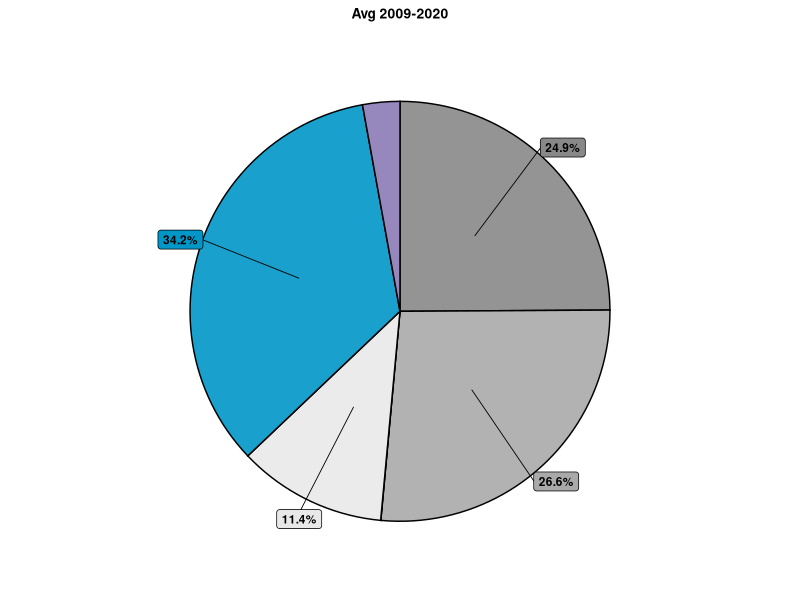
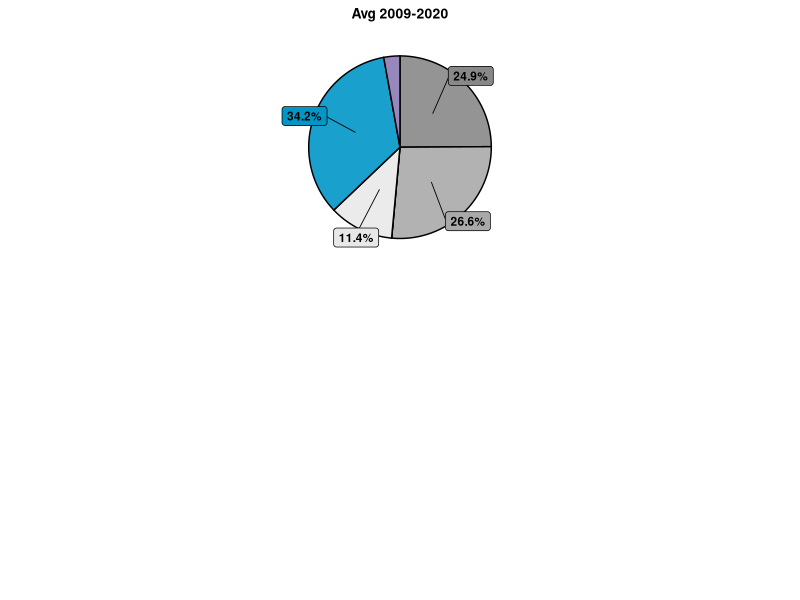
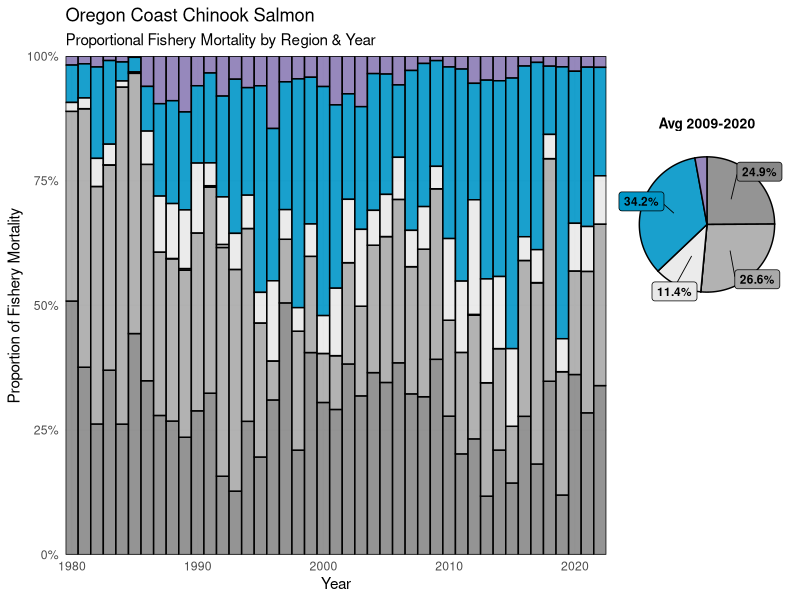
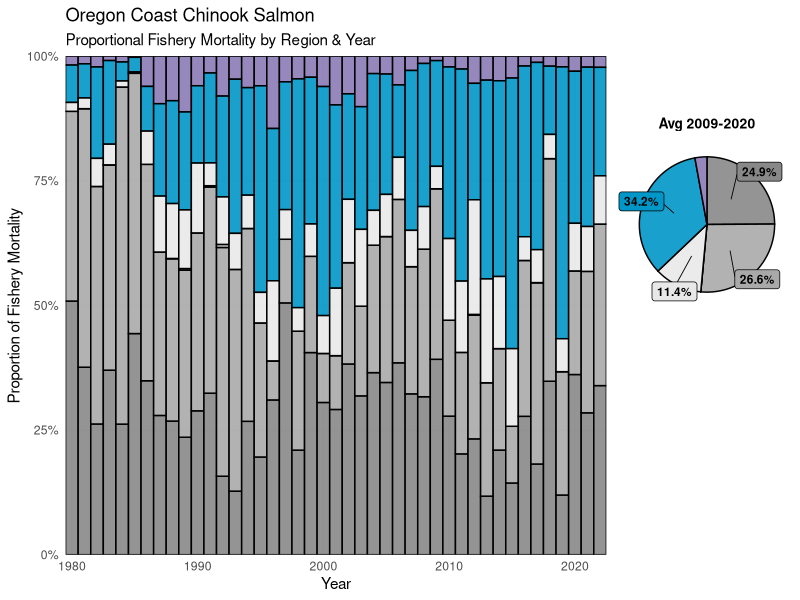

Generate these figures, in order, with R: (Note: this script raises an error after producing the figures.)
library(tidyverse)
library(here)
library(readxl)
library(viridis)
library(cowplot) 
library(ggrepel)

# custom colors =====
custom_pal <- c(
  "Oregon Coast\nIn-River" =  "#0096C7",    
  "Oregon Coast"    =  "#8B7BB5",
  "Washington"           =  "#E8E8E8",   
  "Puget Sound"               =   "grey",  
  "British Columbia"          =  "darkgrey",  
  "Alaska"                    =  "#888888")

# custom_pal <- c(
#   "Washington Coast\nIn-River" =  "#0096C7",   # light gray
#   "Washington Coast\nOcean"    =  "#8B7BB5",
#   "South of Falcon"           =  "#7AD151", #"#2A788E",
#   "Puget Sound"               =   "#D3D3D3",  
#   "British Columbia"          =  "#57A773",
#   "Alaska"                    =  "#FDE725"  # viridis purple for Alaska
# )

# load ====== 
data <- readxl::read_excel("data/PSTChinookCWT_data_April18_2025.xlsx") %>%
  filter(region %in% c("OC","ORC"),
         !year == 2023, !is.na(total_run), !total_run =="NA") 
 
 total_run_df<-data %>%  
  dplyr::select(year,population,region,total_run) %>%
  dplyr::mutate(total_run = as.numeric(total_run))

catch_distributions <- data %>%
  dplyr::select(c(1:39)) %>%
  gather(4:ncol(.), key = "fishery_region", value = "percent_mort") %>%
  filter(!fishery_region %in% c(#"US_is_tot",
                                "stray", 
                               "aabm_tot", 
                                "esc_pct", 
                                "er",  
                               "term_tot"
                                )) %>%
  dplyr::mutate(percent_mort = as.numeric(percent_mort)/100) 
 

# OC whole ======= 
OC_fish <- catch_distributions %>%
  left_join(total_run_df) %>% 
  filter(!is.na(percent_mort )) %>% 
  dplyr::mutate(mortality_numbers = total_run *percent_mort,
                broad_region = case_when(
                  # Alaska
                  str_detect(fishery_region, "^seak") ~ "Alaska",
                  str_detect(fishery_region, "^ak_term")  ~ "Alaska",
                  
                  str_detect(fishery_region, "^US_term")  ~ "Oregon Coast\nIn-River",
                  str_detect(fishery_region, "^term_tot")  ~ "Oregon Coast\nIn-River",

                   # Canada
                  str_detect(fishery_region, "^can_term")  ~ "British Columbia",
                  str_detect(fishery_region, "^wcvi")     ~ "British Columbia",#"West Coast Vancouver Island",
                  str_detect(fishery_region, "^nbc")      ~ "British Columbia", #"North Coast BC",
                  str_detect(fishery_region, "^sbc")      ~ "British Columbia",
                  
                  # str_detect(fishery_region, "^can_term") ~ "Canada Terminal",
                  
                  # Falcon (US)
                  str_detect(fishery_region, "^sfalc")    ~  "Oregon Coast",#"South of Falcon",
                  # str_detect(fishery_region, "^nfalc")    ~ "North of Falcon",
                  
                  fishery_region == "nfalc_s" ~ "Washington",#"Washington Coast\nOcean",
                  fishery_region == "nfalc_t" ~  "Washington",#"Washington Coast\nOcean",
                  fishery_region == "US_is_tot" ~  "Washington",#"Washington Coast\nOcean",

                  # WA     
                  fishery_region == "PS_n" ~ "Puget Sound",
                  fishery_region == "PS_s" ~ "Puget Sound",
                  
                  fishery_region == "wac_n" ~  "Washington",#"Washington Coast\nIn-River",
                  # Other
                  TRUE                                    ~ "Check")) 

uniqueOC<- data.frame(unique(OC_fish[c("broad_region","fishery_region")]))

uniqueOC <- uniqueOC %>% 
  arrange(broad_region)
 
total_FMnumbers <- OC_fish %>%
  group_by(year) %>%
  # get annual sum of all fishery mortality from OP for the year
  dplyr::summarise(total_FM_numbers = sum(mortality_numbers))  # want to ask, of all the fish caught that year, what was the relative proportions. Not related to overall runsize. 

OC_plot_df<- OC_fish %>% 
  dplyr::select(-c(total_run, percent_mort,fishery_region)) %>%
  ungroup() %>%
  group_by(year, broad_region) %>%
  dplyr::summarise(mort_broad_region = sum(mortality_numbers)) %>% 
  left_join(total_FMnumbers) %>%
  dplyr::mutate(percent_mort = mort_broad_region/total_FM_numbers,
                broad_region = factor(broad_region, levels = c(
                  "Oregon Coast",
                  "Oregon Coast\nIn-River",
                  "Washington", 
                  # "South of Falcon",
                  "Puget Sound",
                  "British Columbia", 
                  "Alaska" 
                  # "British Columbia", 
                  # "Puget Sound",  
                  # "South of Falcon",
                  # "Washington Coast Ocean", 
                  # "Washington Coast In-River"
                )))

# bar and pie ==== 
## 1. Prep pie chart data (last 5 years) ==========
pie_df <- OC_plot_df %>%
  filter(year >2008) %>%
  group_by(broad_region) %>%
  summarise(avg_mort = mean(percent_mort, na.rm = TRUE)) %>%
  ungroup() %>%
  arrange(desc(broad_region)) %>%  # match fill order
  mutate(
    cum_pos = cumsum(avg_mort) - avg_mort / 2,  # midpoint of each slice
    label = paste0(round(avg_mort * 100, 1), "%")  # format as percent
  )

## 2. Build pie chart ==========
OP_pie <- ggplot(pie_df, aes(x = "", y = avg_mort, fill = broad_region)) +
  geom_col(color = "black", alpha = 0.9, width = 1) +
  geom_label_repel(
    aes(y = cum_pos, label = ifelse(avg_mort >= 0.05, paste0(round(avg_mort * 100, 1), "%"), "")),
    size = 3,
    fontface = "bold",
    nudge_x = 0.6,          # push labels outward
    show.legend = FALSE,
    segment.size = 0.3
  ) +
  coord_polar(theta = "y") +
  scale_fill_manual(values = custom_pal) + 
  #  scale_fill_viridis_d(drop = FALSE)+#, option = "plasma") +
  labs(title = "Avg 2009-2020") +
  theme_void() +
  theme(
    legend.position = "none",
    plot.title = element_text(size = 10, hjust = 0.5, face = "bold"),
    plot.background = element_blank()
  )
OP_pie

# ## 2. Build pie chart 
# OP_pie <- ggplot(pie_df, aes(x = "", y = avg_mort, fill = broad_region)) +
#   geom_col(color = "black", alpha = 0.9, width = 1) +
#   geom_text(aes(y = cum_pos, 
#                 label = ifelse(avg_mort >= 0.05, paste0(round(avg_mort * 100, 1), "%"), "") #label = label
#                 ), 
#             size = 3, 
#             fontface = "bold",
#             color = "black") +
#   coord_polar(theta = "y") +
#   scale_fill_manual(values = custom_pal) + 
# #  scale_fill_viridis_d(drop = FALSE)+#, option = "plasma") +
#   labs(title = "Avg 2009-2020") +
#   theme_void() +
#   theme(
#     legend.position = "none",
#     plot.title = element_text(size = 10, hjust = 0.5, face = "bold"),
#     plot.background = element_blank()
#   )
# 
# OP_pie

##  3. Main bar chart ==================
OC_FM_stacked <- ggplot(OC_plot_df,
                            aes(x = year,
                                y = percent_mort,
                                fill = broad_region)) +
                       geom_col(color = "black", alpha = 0.9, width = 1) +
                       scale_y_continuous(
                         expand = c(0, 0),
                         name = "Proportion of Fishery Mortality",
                         labels = scales::percent_format()
                       ) +
                       scale_x_continuous(
                         name = "Year",
                         expand = c(0, 0)
                       ) +
                      scale_fill_manual(values = custom_pal) + 
                       # scale_fill_viridis_d(drop = FALSE)+#, option = "plasma") +
                       labs(
                         fill = "Fishery Region",
                         title = "Oregon Coast Chinook Salmon",
                         subtitle = "Proportional Fishery Mortality by Region & Year"
                       ) +
                       theme_minimal() +
                       theme(
                         panel.grid.minor = element_blank(),
                         panel.spacing = unit(1, "lines"),
                         legend.position = "none")

## 4. Legend =============
legend <- get_legend(ggplot(OC_plot_df,
                        aes(x = year,
                            y = percent_mort,
                            fill = broad_region)) +
  geom_col(color = "black", alpha = 0.9, width = 1) +
  scale_y_continuous(
    expand = c(0, 0),
    name = "Proportion of Fishery Mortality",
    labels = scales::percent_format()
  ) +
  scale_x_continuous(
    name = "Year",
    expand = c(0, 0)
  ) +
    scale_fill_manual(values = custom_pal) + 
  # scale_fill_viridis_d(drop = FALSE)+#, option = "plasma") +
  labs(
    fill = "Fishery Region",
    title = "Oregon Coast Chinook Salmon",
    subtitle = "Proportional Fishery Mortality by Region & Year"
  ) +
  theme_minimal() +
  theme( 
    legend.box.margin = margin(0, 0, 0, 0),
    legend.margin = margin(0, 0, 0, 0),
    legend.background = element_blank(),  # remove the grey border box
    legend.box.background = element_blank(),
    panel.grid.minor = element_blank(),
    panel.background = element_blank(),
    plot.background = element_blank(),
    panel.spacing = unit(1, "lines"),
    legend.position = c(0.88, 0.3),# 0.35),   # nudge down so it clears the pie inset
     legend.justification = c(1, 0),
    legend.title = element_text(hjust = 0.5, size = 9, 
                                face = "bold"),  # bigger title
    legend.text = element_text(size = 8),                                # bigger text
    legend.key.size = unit(0.5, "cm")                                    # bigger color boxes
  ))

## 4. Save: inset pie into upper right =========== 
rightside <- ggpubr::ggarrange(OP_pie, legend, nrow = 2,
                                heights = c(1, 1.2)) 
rightside

# Add a blank spacer on top to push content down and align pie with bar top
spacer <- ggplot() + theme_void()  # empty plot as top padding

rightside_padded <- ggpubr::ggarrange(spacer, rightside, nrow = 2,
                                      heights = c(0.2, 1))  # adjust 0.3 to move down more

final_plot <- ggpubr::ggarrange(OC_FM_stacked, rightside_padded,
                                ncol = 2,
                                widths = c(3.3, 1))
final_plot

# --- 5. Save as JPEG ---
ggsave(
  filename = "output/plots/OR_Coast_FM_stacked.jpeg",
  plot = final_plot,
  width =6,
  height =5,
  dpi = 300,
  units = "in"
)

# old ==========
## stacked bar ======             

OP_FM_stacked <- ggplot(OP_plot_df,
                        aes(x = year,
                            y = percent_mort,
                            fill = broad_region)) +
  geom_col(color = "black",alpha = 0.9, width = 1) +
  scale_y_continuous( 
    expand = c(0, 0),
    name = "Proportion of Fishery Mortality",
    labels = scales::percent_format()
  ) +
  scale_x_continuous(
    name = "Year",
    expand = c(0, 0)
  ) +
  labs(fill = "Fishery Region", title = "Olympic Peninsula Chinook Salmon", subtitle= "Proportional Fishery Mortality by Region & Year") +
  theme_minimal() +
  theme(
    panel.grid.minor = element_blank(),
    panel.spacing = unit(1, "lines")
  ) + 
  scale_fill_viridis_d(drop = FALSE)#, option = "plasma")

OP_FM_stacked

ggsave("output/plots/OP_FM_stacked.jpeg", height = 7, width = 7)
 
# aktest <-  catch_distributions %>% 
#   filter(fishery_region %in% c("US_term_s"))
# 
# unique(catch_distributions$fishery_region)
# OP individual runs Broad Label =====
## Run Level Mortality ==== 
OP_individ_run_fish <- catch_distributions %>%
  left_join(total_run_df) %>% 
  dplyr::mutate( mortality_numbers = total_run *percent_mort)
  dplyr::mutate(
    population = case_when(population == "Grays_Harbor_fa" ~ "Grays Harbor Fall",
                           population == "Grays_Harbor_sp" ~ "Grays Harbor Spring",
                           population == "Hoh_fa" ~ "Hoh Fall", 
                           population == "Hoh_sp" ~ "Hoh Spring",
                           population == "Quillayute_fa" ~ "Quillayute Fall",
                           population == "Quillayute_sp" ~ "Quillayute Spring",
                           population == "Queets_fa" ~ "Queets Fall",
                           population == "Queets_sp" ~ "Queets Spring",
                           TRUE ~ "Check"), 
    broad_region = case_when(
      # Alaska
      str_detect(fishery_region, "^seak") ~ "Alaska",
      str_detect(fishery_region, "^ak_term")  ~ "Alaska",
      
      str_detect(fishery_region, "^US_term")  ~ "US Terminal",
      
      # Canada
      str_detect(fishery_region, "^wcvi")     ~ "West Coast Vancouver Island",
      str_detect(fishery_region, "^nbc")      ~ "British Columbia", #"North Coast BC",
      str_detect(fishery_region, "^sbc")      ~ "British Columbia",
      
      # str_detect(fishery_region, "^can_term") ~ "Canada Terminal",
      
      # Falcon (US)
      str_detect(fishery_region, "^sfalc")    ~ "South of Falcon",
      # str_detect(fishery_region, "^nfalc")    ~ "North of Falcon",
     
      fishery_region == "nfalc_s" ~ "North of Falcon",
      fishery_region == "nfalc_t" ~ "North of Falcon",
      
      # WA     
      fishery_region == "PS_n" ~ "Puget Sound",
      fishery_region == "PS_s" ~ "Puget Sound",
      
      fishery_region == "wac_n" ~ "Washington Coast",
      # Other
      TRUE                                    ~ "Check")) %>%
 # filter(!is.na(broad_region)) %>% 
  group_by(year, population, broad_region) %>%
 # filter(!is.na(percent_mort)) %>% 
  dplyr::summarise(sum_mortality_numbers = sum(mortality_numbers))

## Stacked Bar =====
op_pops <- unique(OP_individ_run_fish$population)
plot_list <- list()

for (i in 1:length(op_pops)) {
  name <- op_pops[[i]]
  print(name)
  
  # Filter data for this population
  pop_data <- OP_individ_run_fish %>% 
    filter(population == name) 
  
  # Create all combinations of year and broad_region
  all_combos <- expand.grid(
    year = unique(pop_data$year),
    broad_region = unique(OP_individ_run_fish$broad_region),
    stringsAsFactors = FALSE
  )
  
  # Join with actual data, filling NAs with 0
  plot_data <- all_combos %>%
    left_join(pop_data, by = c("year", "broad_region")) %>%
    mutate(percent_mort = replace_na(percent_mort, 0),
           population = name) %>%
    mutate(broad_region = factor(broad_region, levels = c(
      "Alaska", 
      "North Coast BC", 
      "West Coast Vancouver Island", 
      "South Coast BC",  
      "Puget Sound - Net",  
      "Puget Sound - Sport",  
      "Washington Coast - Net",
      "North of Falcon - Sport", 
      "North of Falcon - Troll", 
      "South of Falcon"
    ))) %>%
    filter(!is.na(broad_region))  %>%
    # Calculate proportion of total mortality for each year
    group_by(year) %>%
    mutate(
      total_mort = sum(percent_mort),
      proportion_mort = if_else(total_mort > 0, percent_mort / total_mort, 0)
    ) %>%
    ungroup() 
  
  plot_list[[i]] <- ggplot(plot_data,
                           aes(x = year,
                               y = proportion_mort,
                               fill = broad_region)) +
    geom_col(color = "black", size = 0.2, alpha = 0.9, width = 1) +
    scale_y_continuous(
      limits = c(0, 1),
      expand = c(0, 0),
      name = "Proportion of Fishery Mortality*",
      labels = scales::percent_format()
    ) +
    scale_x_continuous(
      name = "Year",
      expand = c(0, 0)
    ) +
    labs(fill = "Fishery Region", title = paste0(name)) +
    theme_minimal() +
    theme(
      panel.grid.minor = element_blank(),
      panel.spacing = unit(1, "lines")
    ) + 
    scale_fill_viridis_d(drop = FALSE)
}

for(i in seq_along(plot_list)) {
  name = op_pops[[i]]
  ggsave(paste0("output/plots/OP_Chinook_Population_Stacked_", name, ".jpeg"),
         plot = plot_list[[i]], 
         width = 8, height = 6)
}

## Geom Area =====
op_pops <- unique(OP_individ_run_fish$population)
plot_list <- list()

for (i in 1:length(op_pops)) {
  name <- op_pops[[i]]
  print(name)
  
  # Filter data and complete with all broad_region levels
  plot_data <- OP_individ_run_fish %>% 
    filter(population == name) 
  
  # Create all combinations of year and broad_region
  all_combos <- expand.grid(
    year = unique(pop_data$year),
    broad_region = unique(OP_individ_run_fish$broad_region),
    stringsAsFactors = FALSE
  )
  
  # Join with actual data, filling NAs with 0
  plot_data <- all_combos %>%
    left_join(pop_data, by = c("year", "broad_region")) %>%
    mutate(percent_mort = replace_na(percent_mort, 0),
           population = name) %>%
    dplyr::mutate(broad_region = factor(broad_region, levels = c(
      "Alaska", 
      
      "North Coast BC", 
      
      "West Coast Vancouver Island", 
      
      "South Coast BC",  
      
      "Puget Sound - Net",  
      "Puget Sound - Sport",  
      
      "Washington Coast - Net",
      
      "North of Falcon - Sport", 
      "North of Falcon - Troll", 
      
      "South of Falcon"
    ))) %>%
    filter(!is.na(broad_region))  
  
  plot_list[[i]] <- ggplot(plot_data,
                           aes(x = year,
                               y = percent_mort,
                               group = broad_region,   # preserves original %s
                               fill  = broad_region )) +
    geom_area(color = "black", size = 0.2, alpha = 0.9) +
    # facet_grid(gear~ season) +
    scale_y_continuous(
      limits = c(0, 100),
      expand = c(0, 0),
      name = "Percent of total run (%)"
    ) +
    scale_x_continuous(
      name = "Year",
      expand = c(0, 0)
    ) +
    labs(fill = "Fishery Region", title = paste0(name)) +
    theme_minimal() +
    theme(
      panel.grid.minor = element_blank(),
      panel.spacing = unit(1, "lines")
    ) + 
    scale_fill_viridis_d(drop = FALSE)  # Also important: don't drop unused levels
}

for(i in seq_along(plot_list)) {
  name = op_pops[[i]]
  ggsave(paste0("output/plots/OP_Chinook_IndividPop_Area", name, ".jpeg"),
         plot = plot_list[[i]], 
         width = 8, height = 6)
}



# ## geom area =====
# OP_FM <- ggplot(Oly_Pen_fish %>% filter(!is.na(gear), !gear == "NA", !percent_mort ==0),
#                 aes(x = year,
#                     y = percent_mort,
#                     group = fishery_region,   # preserves original %s
#                     fill  = broad_region )) +
#   geom_area(color = "black", size = 0.2, alpha = 0.9) +
#   facet_grid(gear~ season) +
#   scale_y_continuous(
#     limits = c(0, 100),
#     expand = c(0, 0),
#     name = "Percent of total run (%)"
#   ) +
#   scale_x_continuous(
#     name = "Year",
#     expand = c(0, 0)
#   ) +
#   labs(fill = "Fishery Region", title = "OP Chinook Fishing Mortality") +
#   theme_minimal() +
#   theme(
#     panel.grid.minor = element_blank(),
#     panel.spacing = unit(1, "lines")
#   ) + 
#   scale_fill_viridis_d()
# 
# OP_FM
# ggsave("plots/OP_Chinook_FishingMortality.jpeg", width = 8, height = 6)
# 

# Northern OR Coast ======
N_OR_fish <- catch_distributions %>% 
  filter(region == "OC") %>% 
  # left_join(data %>% select( year,population,region,total_run)) %>%
  left_join(total_run_df) %>% 
  dplyr::mutate(total_run = as.numeric(total_run),
                number_mort = total_run*percent_mort) %>%
  group_by(year, region, fishery_region) %>%
  dplyr::summarise(total_mort = sum(number_mort),
                   total_run = sum(total_run)) %>% 
  dplyr::mutate(percent_mort = total_mort/total_run,
                gear = case_when(
                  str_ends(fishery_region, "_t") ~ "Troll",
                  str_ends(fishery_region, "_n") ~ "Net",
                  str_ends(fishery_region, "_s") ~ "Sport",
                  # fishery_region == "stray"      ~ "stray",
                  TRUE                           ~ "NA"),
                broad_region = case_when(
                  # Alaska
                  str_detect(fishery_region, "^seak")     ~ "Southeast Alaska",
                  str_detect(fishery_region, "^ak_term")  ~ "Alaska Terminal",
                  
                  # Canada
                  str_detect(fishery_region, "^wcvi")     ~ "West Coast Vancouver Island",
                  str_detect(fishery_region, "^nbc")      ~ "North Coast BC",
                  str_detect(fishery_region, "^sbc")      ~ "South Coast BC",
                  str_detect(fishery_region, "^can_term") ~ "Canada Terminal",
                  
                  # South of Falcon (US)
                  str_detect(fishery_region, "^sfalc")    ~ "South of Falcon",
                  str_detect(fishery_region, "^nfalc")    ~ "North of Falcon",
                  str_detect(fishery_region, "^wac")      ~ "Washington Coast",
                  str_detect(fishery_region, "^PS")       ~ "Puget Sound",
                  str_detect(fishery_region, "^US_term")  ~ "US Terminal",
                  
                  # Other
                  fishery_region == "stray"               ~ "Stray",
                  TRUE                                    ~ "NA"))

N_OR_FM <- ggplot(N_OR_fish %>% filter(!is.na(gear), 
                                       !gear == "NA", 
                                       !percent_mort ==0),
                aes(x = year,
                    y = percent_mort,
                    group = fishery_region,   # preserves original %s
                    fill  = broad_region )) +
  geom_area(color = "black", size = 0.2, alpha = 0.9) +
  facet_grid( ~ gear) +
  scale_y_continuous(
    limits = c(0, 100),
    expand = c(0, 0),
    name = "Percent of total run (%)"
  ) +
  scale_x_continuous(
    name = "Year",
    expand = c(0, 0)
  ) +
  labs(fill = "Fishery Region", title = "N OR Chinook Fishing Mortality") +
  theme_minimal() +
  theme(
    panel.grid.minor = element_blank(),
    panel.spacing = unit(1, "lines")
  ) + 
  scale_fill_viridis_d()

N_OR_FM
ggsave("plots/NOR_Chinook_FishingMortality.jpeg", width = 8, height = 6)

# Nisqually ======= 
Nisqually_fish <- catch_distributions %>%
  filter(population == "Nisqually") %>% 
  # filter(population %in% c("Quillayute_fa","Queets_fa","Hoh_fa","Hoh_sp","Queets_sp")) %>% # include Grays harbor
  # dplyr::mutate(season = case_when(str_ends(population, "_fa") ~ "fall",
  #                                  str_ends(population, "_sp") ~ "spring",
  #                                  TRUE ~ "NA")) %>%
  # left_join(data %>% select( year,population,region,total_run)) %>%
  # left_join(total_run_df) %>% 
  # dplyr::mutate(total_run = as.numeric(total_run),
  #               number_mort = total_run*percent_mort) %>%
  # group_by(year, region, season, fishery_region) %>%
  # dplyr::summarise(total_mort = sum(number_mort),
  #                  total_run = sum(total_run)) %>% 
  dplyr::mutate(#percent_mort = total_mort/total_run,
    gear = case_when(
      str_ends(fishery_region, "_t") ~ "Troll",
      str_ends(fishery_region, "_n") ~ "Net",
      str_ends(fishery_region, "_s") ~ "Sport",
      # fishery_region == "stray"      ~ "stray",
      TRUE                           ~ "NA"),
    broad_region = case_when(
      # Alaska
      str_detect(fishery_region, "^seak")     ~ "Southeast Alaska",
      str_detect(fishery_region, "^ak_term")  ~ "Alaska Terminal",
      
      # Canada
      str_detect(fishery_region, "^wcvi")     ~ "West Coast Vancouver Island",
      str_detect(fishery_region, "^nbc")      ~ "North Coast BC",
      str_detect(fishery_region, "^sbc")      ~ "South Coast BC",
      str_detect(fishery_region, "^can_term") ~ "Canada Terminal",
      
      # South of Falcon (US)
      str_detect(fishery_region, "^sfalc")    ~ "South of Falcon",
      str_detect(fishery_region, "^nfalc")    ~ "North of Falcon",
      str_detect(fishery_region, "^wac")      ~ "Washington Coast",
      str_detect(fishery_region, "^PS")       ~ "Puget Sound",
      str_detect(fishery_region, "^US_term")  ~ "US Terminal",
      
      # Other
      fishery_region == "stray"               ~ "Stray",
      TRUE                                    ~ "NA"))


Nisqually_FM <- ggplot(Nisqually_fish %>% filter(!is.na(gear),
                                                 !gear == "NA", 
                                                 !percent_mort ==0),
                       aes(x = year,
                           y = percent_mort,
                           #group = gear#,   # preserves original %s 
                           fill  = fishery_region 
                       )) +
  geom_area(color = "black", size = 0.2, alpha = 0.9) +
  # facet_grid( ~ gear) +
  # scale_y_continuous(
  #   limits = c(0, 100),
  #   expand = c(0, 0),
  #   name = "Percent of total run (%)"
  # ) +
  # scale_x_continuous(
  #   name = "Year",
  #   expand = c(0, 0)
  # ) +
  labs(fill = "Fishery Region", title = "Nisqually Chinook Fishing Mortality") +
  theme_minimal() +
  theme(
    panel.grid.minor = element_blank(),
    panel.spacing = unit(1, "lines")
  ) + 
  scale_fill_viridis_d()

Nisqually_FM
ggsave("plots/Nisqually_Chinook_FishingMortality.jpeg", width = 8, height = 6)



Nisqually_FM <- ggplot(Nisqually_fish %>% filter(!is.na(gear),
                                                 !gear == "NA", 
                                                 !percent_mort ==0),
                       aes(x = year,
                           y = percent_mort,
                           #group = gear#,   # preserves original %s 
                           fill  = broad_region 
                       )) +
  geom_area(color = "black", size = 0.2, alpha = 0.9) +
  facet_grid( ~ gear) +
  # scale_y_continuous(
  #   limits = c(0, 100),
  #   expand = c(0, 0),
  #   name = "Percent of total run (%)"
  # ) +
  # scale_x_continuous(
  #   name = "Year",
  #   expand = c(0, 0)
  # ) +
  labs(fill = "Fishery Region", title = "Nisqually Chinook Fishing Mortality") +
  theme_minimal() +
  theme(
    panel.grid.minor = element_blank(),
    panel.spacing = unit(1, "lines")
  ) + 
  scale_fill_viridis_d()

Nisqually_FM
ggsave("plots/Nisqually_Chinook_FishingMortality_gear.jpeg", width = 8, height = 6)
